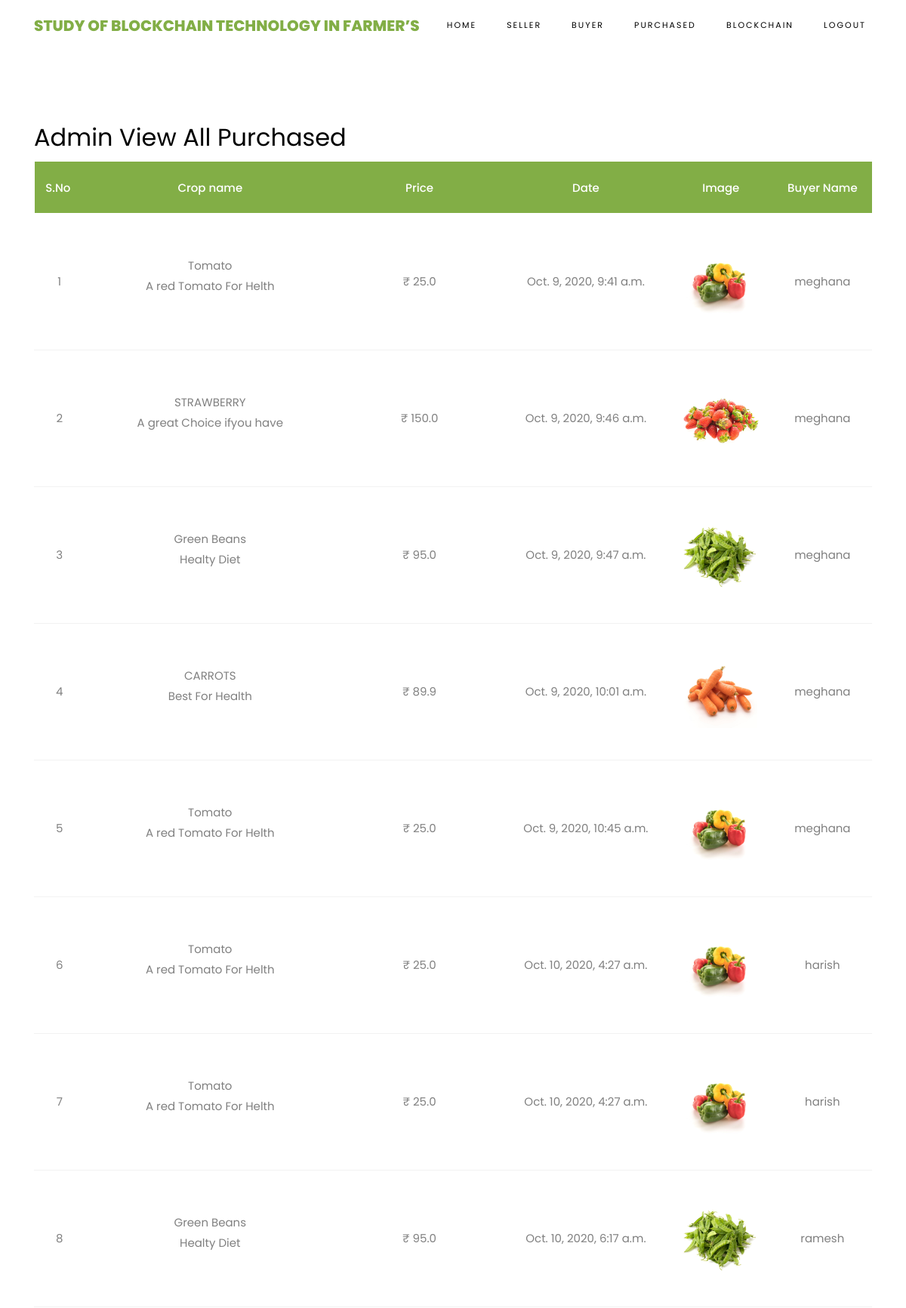
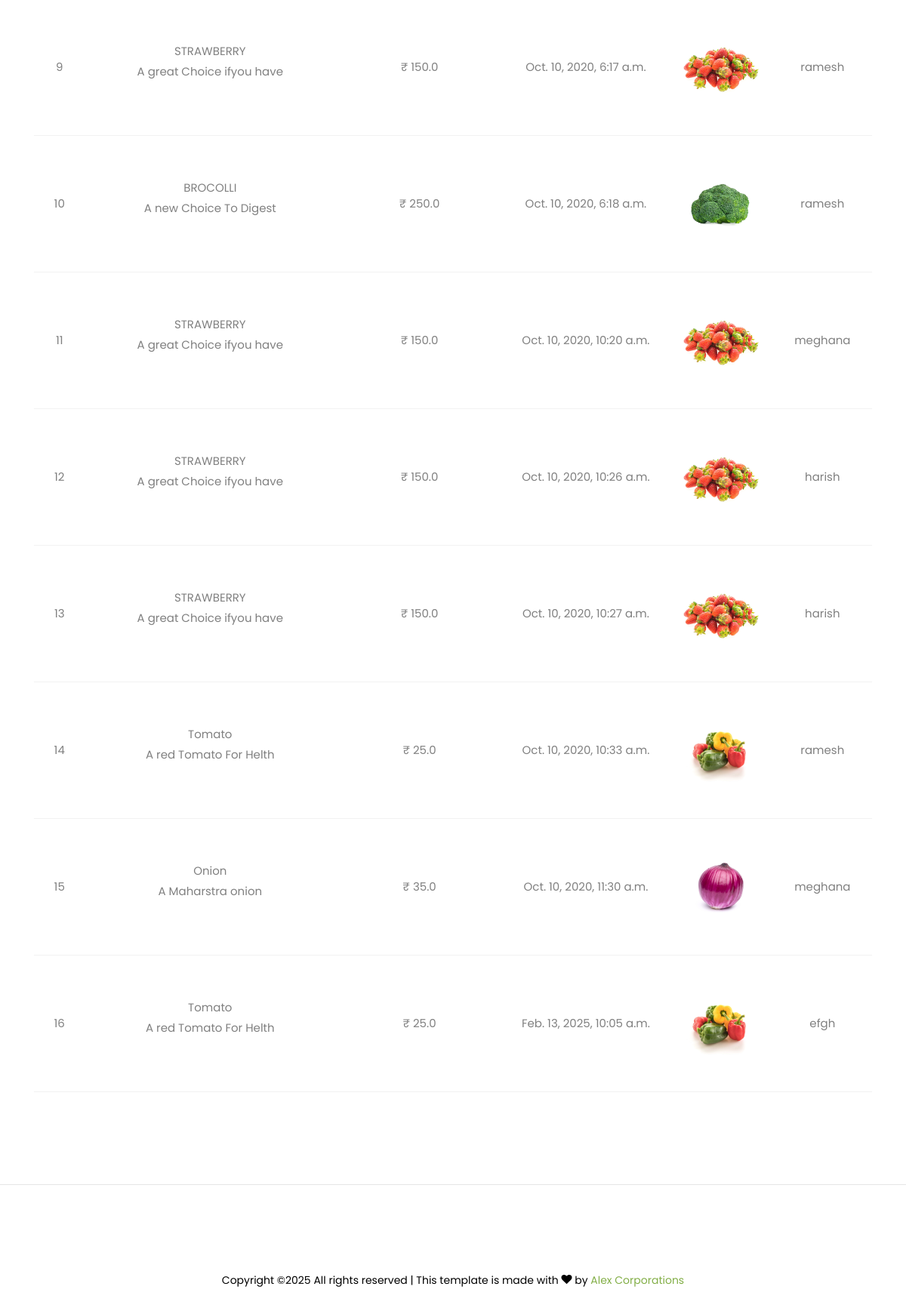
Page /AdminViewAllPurchased/ on the committed database (2 pictures, top to bottom).
### buyers/models.py (models this page shows, shortened)
class BuyerCropCartModels(models.Model):
    buyerusername = models.CharField(max_length=100)
    buyeruseremail = models.CharField(max_length=100)
    sellername = models.CharField(max_length=100)
    cropname = models.CharField(max_length=100)
    description = models.CharField(max_length=100000)
    price = models.FloatField()
    file = models.FileField(upload_to='files/')
    cdate = models.DateTimeField(auto_now_add=True)
    status = models.CharField(max_length=50)
    class Meta:
        db_table = "BuyerCartTable"

### admins/views.py (the view)
# urls.py: path("AdminViewAllPurchased/", admins.AdminViewAllPurchased, name="AdminViewAllPurchased"),
def AdminViewAllPurchased(request):
    data = BuyerCropCartModels.objects.filter(status='purchased')
    return render(request,'admins/AdminViewAllPurchased.html',{'data':data})

### assets/templates/admins/AdminViewAllPurchased.html
{%extends 'admins/adminbase.html'%}
{%load static%}
{%block contents%}
<section class="ftco-section ftco-cart">
			<div class="container">
				<div class="row">
    			<div class="col-md-12 ftco-animate">
                    <h2>Admin View All Purchased</h2>
    				<div class="cart-list">
	    				<table class="table">
						    <thead class="thead-primary">
						      <tr class="text-center">
						        <th>S.No&nbsp;</th>
						        <th>Crop name</th>
						        <th>Price</th>
						        <th>Date</th>
						        <th>Image</th>
                                <th>Buyer Name</th>
						      </tr>
						    </thead>
						    <tbody>
                             {% for i in data %}
                          <tr class="text-center">
                        <td>{{forloop.counter}}</td>
                        <td class="product-name">{{i.cropname}} <p>{{i.description}}</p></td>
                        <td class="quantity">&#x20B9; {{i.price}}</td>
                        <td>{{i.cdate}}</td>
                        <td class="image-prod"><div class="img" style="background-image:url({{i.file}});"></div></td>
                        <td>{{i.buyerusername}}</td>
                    </tr>
                    {% endfor %}
						    </tbody>
						  </table>
					  </div>
    			</div>
    		</div>
			</div>
		</section>
{%endblock%}

### assets/templates/admins/adminbase.html (shortened to what this page needs)
<!DOCTYPE html>
{%load static%}
<html lang="en">
  <head>
    <link rel="stylesheet" href="{%static 'css/open-iconic-bootstrap.min.css'%}">
    <link rel="stylesheet" href="{%static 'css/animate.css'%}">
    <link rel="stylesheet" href="{%static 'css/owl.carousel.min.css'%}">
    <link rel="stylesheet" href="{%static 'css/owl.theme.default.min.css'%}">
    <link rel="stylesheet" href="{%static 'css/magnific-popup.css'%}">
    <link rel="stylesheet" href="{%static 'css/aos.css'%}">
    <link rel="stylesheet" href="{%static 'css/ionicons.min.css'%}">
    <link rel="stylesheet" href="{%static 'css/bootstrap-datepicker.css'%}">
    <link rel="stylesheet" href="{%static 'css/jquery.timepicker.css'%}">
    <link rel="stylesheet" href="{%static 'css/flaticon.css'%}">
    <link rel="stylesheet" href="{%static 'css/icomoon.css'%}">
    <link rel="stylesheet" href="{%static 'css/style.css'%}">
  </head>
  <body class="goto-here">
    <nav class="navbar navbar-expand-lg navbar-dark ftco_navbar bg-dark ftco-navbar-light" id="ftco-navbar">
	    <div class="container">
	      <a class="navbar-brand" href="{%url 'AdminHome'%}">Study of Blockchain Technology in Farmer’s</a>
	      <div class="collapse navbar-collapse" id="ftco-nav">
	        <ul class="navbar-nav ml-auto">
	          <li class="nav-item active"><a href="{%url 'AdminHome'%}" class="nav-link">Home</a></li>
	          <li class="nav-item"><a href="{%url 'ViewSellersRegisteredUsers'%}" class="nav-link">Seller</a></li>
	          <li class="nav-item"><a href="{%url 'ViewBuyersRegisteredUsers'%}" class="nav-link">Buyer</a></li>
	          <li class="nav-item"><a href="{%url 'AdminViewAllPurchased'%}" class="nav-link">Purchased</a></li>
              <li class="nav-item"><a href="{%url 'AdminViewAllBlockChainData'%}" class="nav-link">BlockChain</a></li>
              <li class="nav-item"><a href="{%url 'logout'%}" class="nav-link">logout</a></li>
	        </ul>
	      </div>
	    </div>
	  </nav>
    {%block contents%}
    {%endblock%}
    <hr>
    <footer class="ftco-footer ftco-section">
      <div class="container">
        <div class="row">
          <div class="col-md-12 text-center">
            <p>
						  Copyright &copy;<script>document.write(new Date().getFullYear());</script> All rights reserved | This template is made with <i class="icon-heart color-danger" aria-hidden="true"></i> by <a href="#" target="_blank">Alex Corporations</a>
						</p>
          </div>
        </div>
      </div>
    </footer>
  </body>
</html>

### assets/static/css/icomoon.css (style rules this page uses)
[class^="icon-"], [class*=" icon-"] { font-family: 'icomoon' !important; speak: none; font-style: normal; font-weight: normal; font-variant: normal; text-transform: none; line-height: 1; -webkit-font-smoothing: antialiased; -moz-osx-font-smoothing: grayscale; }
.icon-heart:before { content: "\f004"; }

### rows in the picture
BuyerCropCartModels: cropname "Tomato", description "A red Tomato For Helth", price "25.0", cdate "Oct. 9, 2020, 9:41 a.m.", file (picture), buyerusername "meghana"
BuyerCropCartModels: cropname "STRAWBERRY", description "A great Choice ifyou have", price "150.0", cdate "Oct. 9, 2020, 9:46 a.m.", file (picture), buyerusername "meghana"
BuyerCropCartModels: cropname "Green Beans", description "Healty Diet", price "95.0", cdate "Oct. 9, 2020, 9:47 a.m.", file (picture), buyerusername "meghana"
BuyerCropCartModels: cropname "CARROTS", description "Best For Health", price "89.9", cdate "Oct. 9, 2020, 10:01 a.m.", file (picture), buyerusername "meghana"
BuyerCropCartModels: cropname "Tomato", description "A red Tomato For Helth", price "25.0", cdate "Oct. 9, 2020, 10:45 a.m.", file (picture), buyerusername "meghana"
BuyerCropCartModels: cropname "Tomato", description "A red Tomato For Helth", price "25.0", cdate "Oct. 10, 2020, 4:27 a.m.", file (picture), buyerusername "harish"
BuyerCropCartModels: cropname "Tomato", description "A red Tomato For Helth", price "25.0", cdate "Oct. 10, 2020, 4:27 a.m.", file (picture), buyerusername "harish"
BuyerCropCartModels: cropname "Green Beans", description "Healty Diet", price "95.0", cdate "Oct. 10, 2020, 6:17 a.m.", file (picture), buyerusername "ramesh"
BuyerCropCartModels: cropname "STRAWBERRY", description "A great Choice ifyou have", price "150.0", cdate "Oct. 10, 2020, 6:17 a.m.", file (picture), buyerusername "ramesh"
BuyerCropCartModels: cropname "BROCOLLI", description "A new Choice To Digest", price "250.0", cdate "Oct. 10, 2020, 6:18 a.m.", file (picture), buyerusername "ramesh"
BuyerCropCartModels: cropname "STRAWBERRY", description "A great Choice ifyou have", price "150.0", cdate "Oct. 10, 2020, 10:20 a.m.", file (picture), buyerusername "meghana"
BuyerCropCartModels: cropname "STRAWBERRY", description "A great Choice ifyou have", price "150.0", cdate "Oct. 10, 2020, 10:26 a.m.", file (picture), buyerusername "harish"
BuyerCropCartModels: cropname "STRAWBERRY", description "A great Choice ifyou have", price "150.0", cdate "Oct. 10, 2020, 10:27 a.m.", file (picture), buyerusername "harish"
BuyerCropCartModels: cropname "Tomato", description "A red Tomato For Helth", price "25.0", cdate "Oct. 10, 2020, 10:33 a.m.", file (picture), buyerusername "ramesh"
BuyerCropCartModels: cropname "Onion", description "A Maharstra onion", price "35.0", cdate "Oct. 10, 2020, 11:30 a.m.", file (picture), buyerusername "meghana"
BuyerCropCartModels: cropname "Tomato", description "A red Tomato For Helth", price "25.0", cdate "Feb. 13, 2025, 10:05 a.m.", file (picture), buyerusername "efgh"
